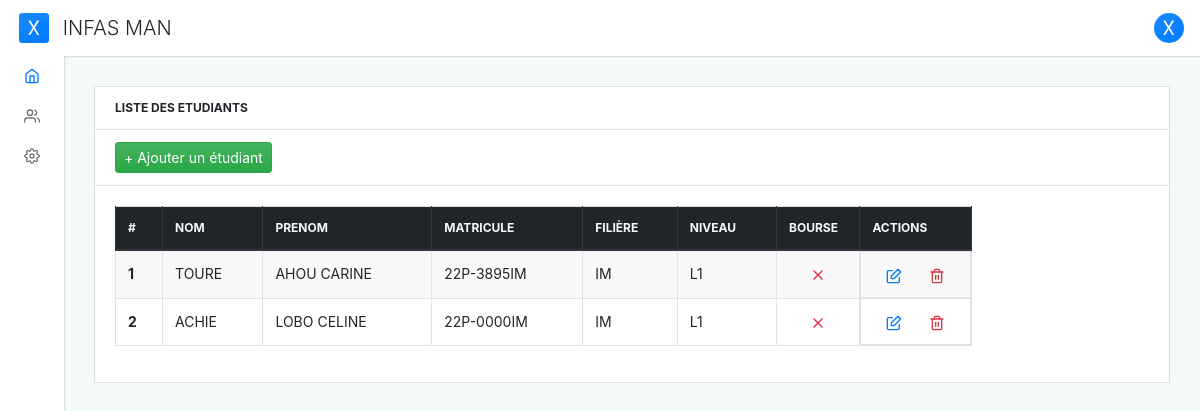
Page /student-list on the earlier database version.
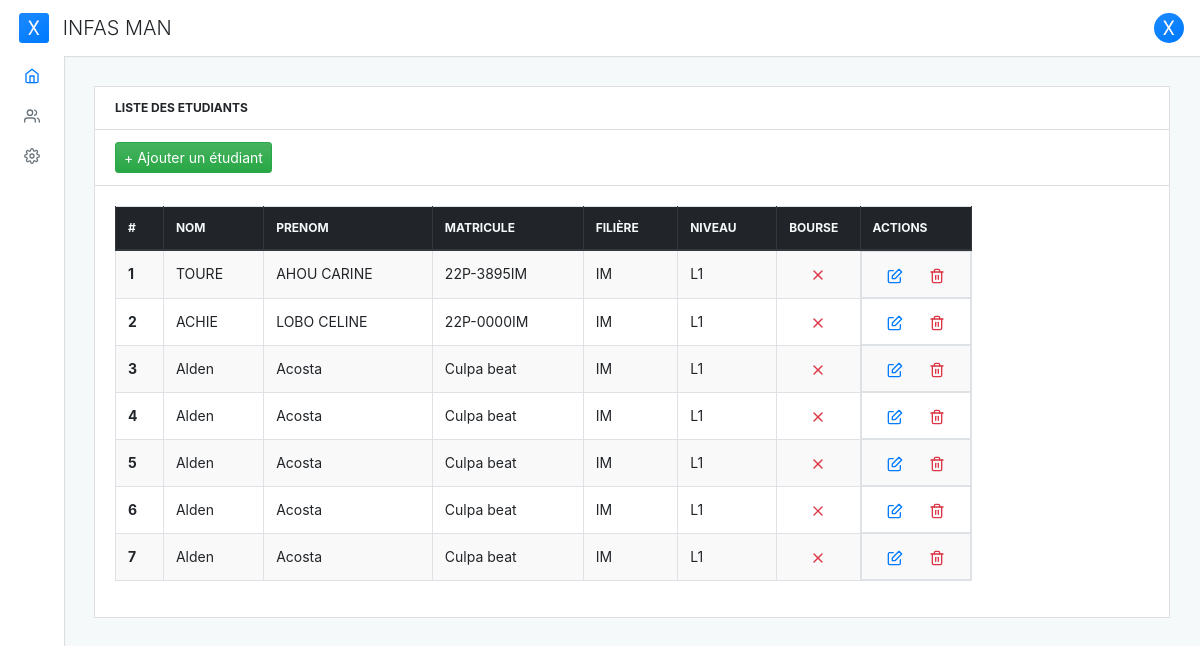
Same page on the later database version.
### core/models.py (models this page shows, shortened)
class TimeStampedModel(models.Model):
    created_at = models.DateTimeField(auto_now_add=True)  # Date et heure de création automatique
    updated_at = models.DateTimeField(auto_now=True)      # Date et heure de mise à jour automatique
    class Meta:
        abstract = True  # Cette classe est abstraite

class Student(TimeStampedModel):
    GENDER_MALE = 'M'
    GENDER_FEMALE = 'F'
    GENDER_CHOICES = (
        (GENDER_MALE, 'Masculin'),
        (GENDER_MALE, 'Féminin'),
    )
    student_id = models.CharField('matricule', max_length=10)  # Matricule de l'étudiant
    first_name = models.CharField('nom', max_length=255)             # Prénom de l'étudiant
    last_name = models.CharField('prénoms', max_length=255)              # Nom de famille de l'étudiant
    gender = models.CharField('sexe', max_length=1,
            choices=GENDER_CHOICES, null=True,
            default=GENDER_MALE)
    birth_date = models.DateField('date de naissance')                            # Date de naissance de l'étudiant
    email = models.EmailField('email')                                # Adresse e-mail de l'étudiant
    phone = models.CharField('contact', max_length=20)                   # Numéro de téléphone de l'étudiant
    option = models.ForeignKey(Option, on_delete=models.PROTECT,
                               verbose_name='Filière')  # Filière de l'étudiant
    bourse = models.BooleanField('bourse', default=False)               # Indicateur de bourse
    level = models.ForeignKey(Level, on_delete=models.PROTECT,
                              verbose_name='niveau')   # Niveau de l'étudiant
    school_year = models.ForeignKey(
        SchoolYear, on_delete=models.PROTECT,
        null=True)  # Année scolaire de l'étudiant
    class Meta:
        verbose_name = 'élève'  # Nom convivial pour l'interface d'administration

class Option(TimeStampedModel):
    name = models.CharField('nom', max_length=255)  # Nom de la filière, par exemple "Informatique"
    class Meta:
        verbose_name = 'filière'  # Nom convivial pour l'interface d'administration
    def __str__(self):
        return str(self.name)

class Level(models.Model):
    name = models.CharField(max_length=20)          # Nom du niveau, par exemple "Licence"
    abbreviation = models.CharField(max_length=10)  # Abréviation du niveau, par exemple "L3"
    class Meta:
        verbose_name = 'niveau'  # Nom convivial pour l'interface d'administration
    def __str__(self):
        return self.abbreviation

### core/views.py (the view)
# urls.py: path('student-list', views.StudentsListView.as_view(), name='student_list'),
class StudentsListView(generic.ListView):
    model = Student
    template_name = 'core/student_list.html'
    context_object_name = 'students'
    def get_queryset(self):
        return super().get_queryset()\
            .select_related('option', 'level')

### core/templates/core/student_list.html
{% extends 'base.html' %}
{% block content %}
  <div class="card mb-grid">
    <div class="card-header d-flex justify-content-between align-items-center">
      <div class="card-header-title">LISTE DES ETUDIANTS</div>
    </div>
    <div class="card-header d-flex justify-content-between align-items-center">
      <a href="{% url 'core:create_student' %}" class="btn btn-success btn-sm"><span>+</span> Ajouter un étudiant</a>
    </div>
    <div class="card-body">
      <div class="row g-2">
        <div class="col-md-10">
          <table class="table table-striped table-bordered table-hover" id="datatable">
            <thead class="thead-dark">
              <tr>
                <th scope="col">#</th>
                <th scope="col">Nom</th>
                <th scope="col">Prenom</th>
                <th scope="col">Matricule</th>
                <th scope="col">Filière</th>
                <th scope="col">Niveau</th>
                <th scope="col" style="max-width: 60px;">bourse</th>
                <th scope="col">Actions</th>
              </tr>
            </thead>
            <tbody class="table-striped">
              {% for student in students %}
                <tr>
                  <th scope="row">{{ student.id }}</th>
                  <td>{{ student.first_name }}</td>
                  <td>{{ student.last_name }}</td>
                  <td>{{ student.student_id }}</td>
                  <td>{{ student.option }}</td>
                  <td>{{ student.level }}</td>
                  <td class="text-center">
                    <span class="{% if student.bourse %}text-success{% else %}text-danger{% endif %} feather-16"
                          data-feather="{% if student.bourse %}check-square{% else %}x{% endif %}"></span>
                  </td>
                  <td class="d-flex justify-content-around">
                    <a href="{% url 'core:student_update' student.id  %}" ><span data-feather="edit" class="feather-16"></span></a>
                    <a href="" ><span data-feather="trash-2" class="feather-16 text-danger"></span></a>
                  </td>
                </tr>
              {% endfor %}
            </tbody>
          </table>
        </div>
      </div>
    </div>
  </div>
{% endblock %}

Differences in the rows shown:
added Student: id "3", first_name "Alden", last_name "Acosta", student_id "Culpa beat", option "IM", level "L1", bourse False (drawn)
added Student: id "4", first_name "Alden", last_name "Acosta", student_id "Culpa beat", option "IM", level "L1", bourse False (drawn)
added Student: id "5", first_name "Alden", last_name "Acosta", student_id "Culpa beat", option "IM", level "L1", bourse False (drawn)
added Student: id "6", first_name "Alden", last_name "Acosta", student_id "Culpa beat", option "IM", level "L1", bourse False (drawn)
added Student: id "7", first_name "Alden", last_name "Acosta", student_id "Culpa beat", option "IM", level "L1", bourse False (drawn)
